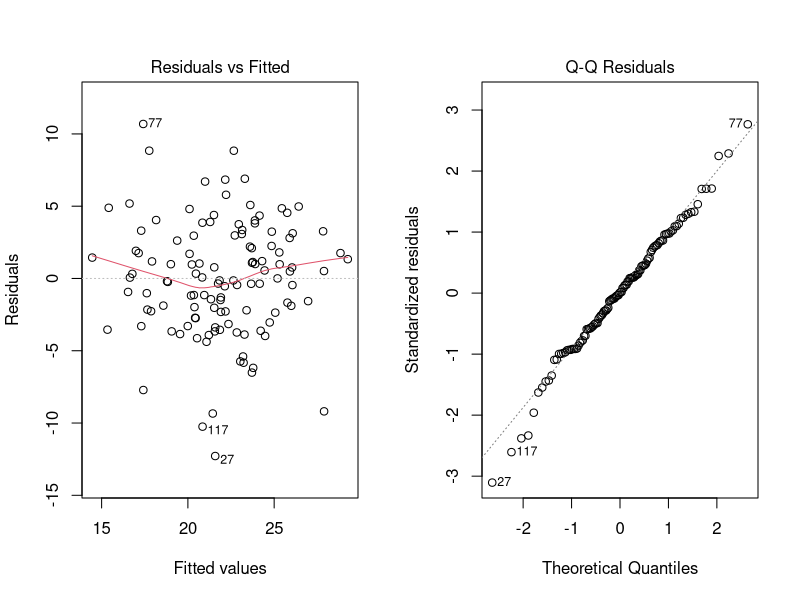
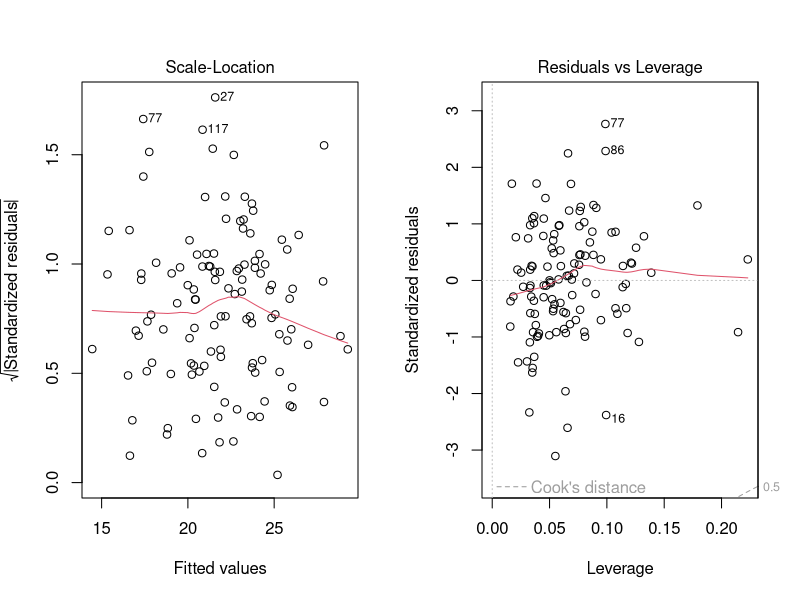
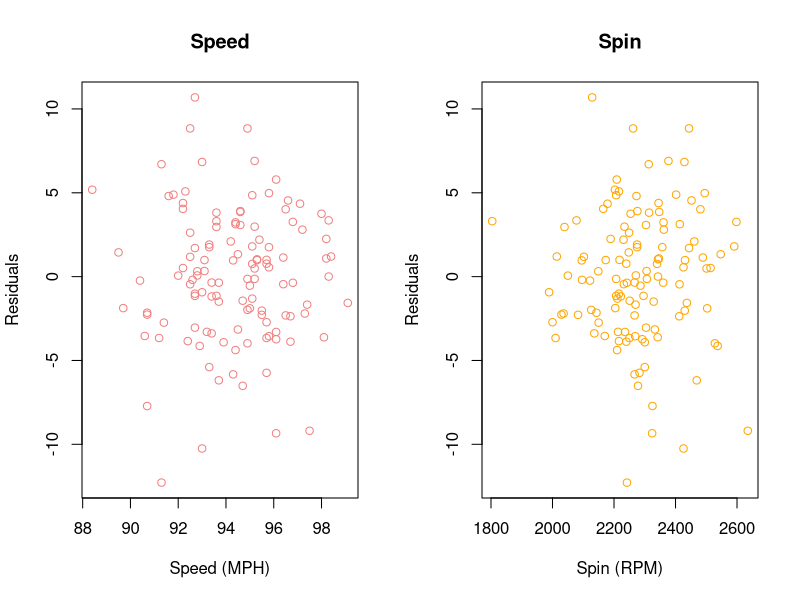
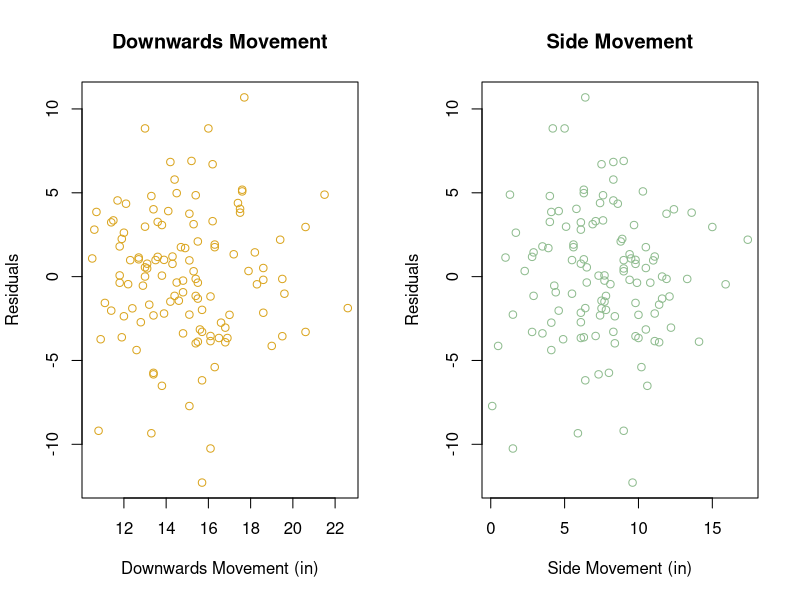
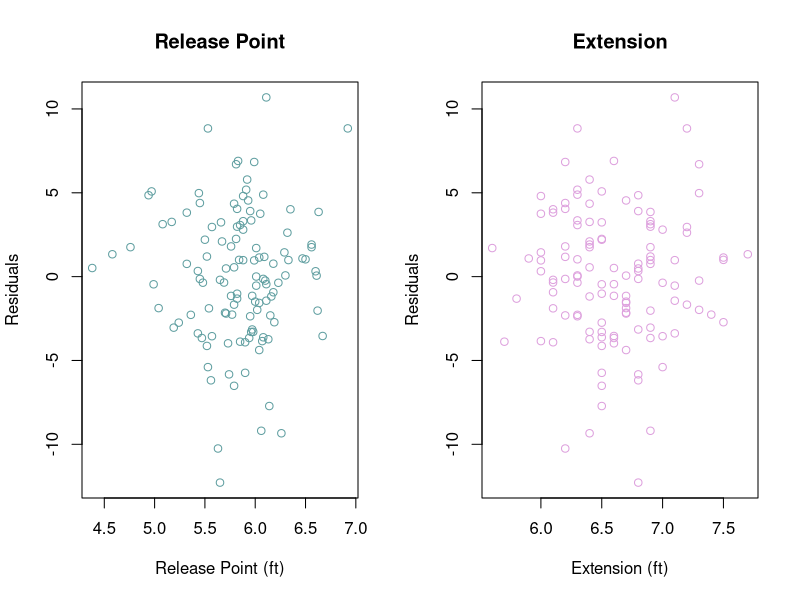
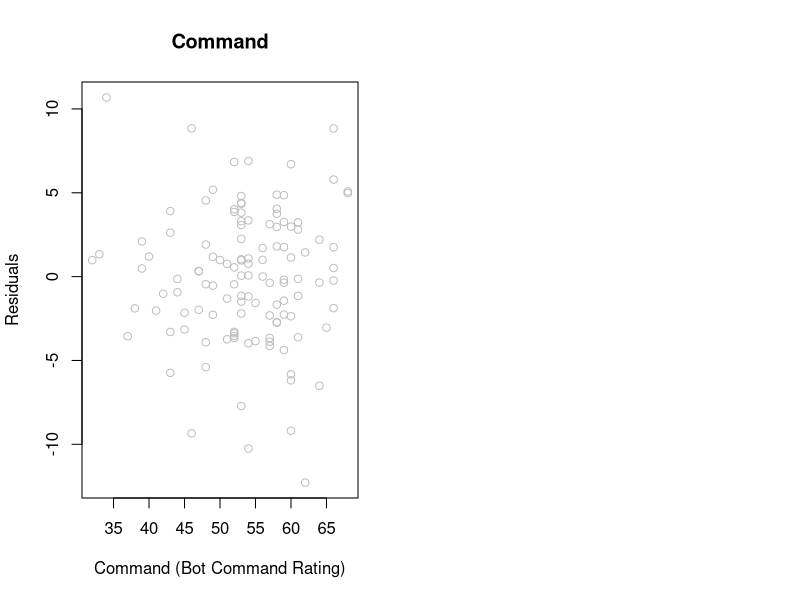

The R source for these figures, in order: (Note: this script raises an error after producing the figures.)
## ---- chunk 1
# Libraries
library(car)
library(tidyverse)

# Loading and cleaning data
fb <- read_csv("savant_data.csv")
fb <- fb %>% select(player_id, `downward movement w/ gravity (in)`, 
                    `glove/arm-side movement (in)`, whiff_percent, `pitch (MPH)`,
                    `spin (RPM)`, `vertical release pt (ft)`, `extension (ft)`)

bot <- read_csv("botcmd.csv") %>% select(player_id, `botCmd FA`)

# Merging and cleaning data
fastballs <- merge(fb, bot, by = 'player_id')
renamed_cols <- c('downwards_mvmt' = 'downward movement w/ gravity (in)',
                  'side_mvmt' = 'glove/arm-side movement (in)',
                  'speed' = 'pitch (MPH)',
                  'spin' = 'spin (RPM)',
                  'release_pt' = 'vertical release pt (ft)',
                  'extension' = 'extension (ft)',
                  'command' = 'botCmd FA')

fastballs <- rename(fastballs, renamed_cols)
## ---- chunk 2
head(fastballs)
## ---- chunk 3
set.seed(1000)
fastballs_training <- fastballs %>% sample_frac(size = 0.8)
fastballs_testing <- anti_join(fastballs, fastballs_training)
fastballs_training
## ---- chunk 4
summarize(fastballs_training, pitchers = n(), 
          `min speed` = min(speed), `max speed` = max(speed),
          `average speed` = mean(speed), `median speed` = median(speed), 
          `sd speed` = sd(speed))
## ---- chunk 5
reg_all <- lm(whiff_percent ~ speed + spin + downwards_mvmt + 
              side_mvmt + release_pt + extension + command, 
              data = fastballs_training)

summary(reg_all)
## ---- chunk 6
par(mfrow = c(1,2))
plot(reg_all)


plot(reg_all$residuals ~ fastballs_training$speed,
     main = 'Speed',
     xlab = 'Speed (MPH)', ylab = 'Residuals',
     col = 'lightcoral')
plot(reg_all$residuals ~ fastballs_training$spin,
     main = 'Spin',
     xlab = 'Spin (RPM)', ylab = 'Residuals',
     col = 'orange')
plot(reg_all$residuals ~ fastballs_training$downwards_mvmt,
     main = 'Downwards Movement',
     xlab = 'Downwards Movement (in)', ylab = 'Residuals',
     col = 'goldenrod')
plot(reg_all$residuals ~ fastballs_training$side_mvmt,
     main = 'Side Movement',
     xlab = 'Side Movement (in)', ylab = 'Residuals',
     col = 'darkseagreen')
plot(reg_all$residuals ~ fastballs_training$release_pt,
     main = 'Release Point',
     xlab = 'Release Point (ft)', ylab = 'Residuals',
     col = 'cadetblue')
plot(reg_all$residuals ~ fastballs_training$extension,
     main = 'Extension',
     xlab = 'Extension (ft)', ylab = 'Residuals',
     col = 'plum')
plot(reg_all$residuals ~ fastballs_training$command,
     main = 'Command',
     xlab = 'Command (Bot Command Rating)', ylab = 'Residuals',
     col = 'gray')
## ---- chunk 7
vif(reg_all)
## ---- chunk 8
MASS::boxcox(reg_all)
## ---- chunk 9
# Arcsine transformed response
asine_whiff_percent <- asin(sqrt(fastballs_training$whiff_percent / 100))

# Transformed regression
asine_reg_all <- lm(asine_whiff_percent ~ speed + spin + downwards_mvmt + 
                    side_mvmt + release_pt + extension + command, 
                    data = fastballs_training)
summary(asine_reg_all)

par(mfrow = c(1,2))
plot(asine_reg_all)
plot(reg_all)
## ---- chunk 10
rstandard(reg_all)[27]
rstandard(asine_reg_all)[27]
## ---- chunk 11
updated_fastballs_training <- fastballs_training %>%  filter(player_id != 669456) 
updated_fastballs_training
## ---- chunk 12
reg_all_removed <- lm(whiff_percent ~ speed + spin + downwards_mvmt + 
                      side_mvmt + release_pt + extension + command, 
                      data = updated_fastballs_training)

summary(reg_all_removed)
par(mfrow = c(1,2))
plot(reg_all_removed)
## ---- chunk 13
# Arcsine version
arcsine_reg_all_removed <- lm(asin(sqrt(updated_fastballs_training$whiff_percent / 100)) ~
                              speed + spin + downwards_mvmt + side_mvmt + release_pt + 
                              extension + command, data = updated_fastballs_training)
summary(arcsine_reg_all_removed)

par(mfrow = c(2,2))
plot(arcsine_reg_all_removed)
## ---- chunk 14
reg_sdsr <- lm(whiff_percent ~ spin + downwards_mvmt + side_mvmt + 
                 release_pt, data = updated_fastballs_training)

summary(reg_sdsr)
## ---- chunk 15
anova(reg_all_removed, reg_sdsr)
## ---- chunk 16
par(mfrow = c(1,2))
plot(reg_sdsr)

plot(reg_sdsr$residuals ~ updated_fastballs_training$spin,
     main = 'Spin',
     xlab = 'Spin (RPM)', ylab = 'Residuals',
     col = 'orange')
plot(reg_sdsr$residuals ~ updated_fastballs_training$downwards_mvmt,
     main = 'Downwards Movement',
     xlab = 'Downwards Movement (in)', ylab = 'Residuals',
     col = 'goldenrod')
plot(reg_sdsr$residuals ~ updated_fastballs_training$side_mvmt,
     main = 'Side Movement',
     xlab = 'Side Movement (in)', ylab = 'Residuals',
     col = 'darkseagreen')
plot(reg_sdsr$residuals ~ updated_fastballs_training$release_pt,
     main = 'Release Point',
     xlab = 'Release Point (ft)', ylab = 'Residuals',
     col = 'cadetblue')
## ---- chunk 17
# Arcsine version
arcsine_reg_sdsr_removed <- lm(asin(sqrt(updated_fastballs_training$whiff_percent / 100)) ~
                              spin + downwards_mvmt + side_mvmt + release_pt, 
                              data = updated_fastballs_training)

summary(arcsine_reg_sdsr_removed)

par(mfrow = c(1,2))
plot(arcsine_reg_sdsr_removed)
plot(arcsine_reg_sdsr_removed$residuals ~ updated_fastballs_training$spin,
     main = 'Spin',
     xlab = 'Spin (RPM)', ylab = 'Residuals',
     col = 'orange')
plot(arcsine_reg_sdsr_removed$residuals ~ updated_fastballs_training$downwards_mvmt,
     main = 'Downwards Movement',
     xlab = 'Downwards Movement (in)', ylab = 'Residuals',
     col = 'goldenrod')
plot(arcsine_reg_sdsr_removed$residuals ~ updated_fastballs_training$side_mvmt,
     main = 'Side Movement',
     xlab = 'Side Movement (in)', ylab = 'Residuals',
     col = 'darkseagreen')
plot(arcsine_reg_sdsr_removed$residuals ~ updated_fastballs_training$release_pt,
     main = 'Release Point',
     xlab = 'Release Point (ft)', ylab = 'Residuals',
     col = 'cadetblue')
## ---- chunk 18
weights <- 1 / lm(abs(reg_sdsr$residuals) ~ reg_sdsr$fitted.values)$fitted.values^2

wls_reg_sdsr <- lm(whiff_percent ~ spin + downwards_mvmt + side_mvmt + release_pt,
                data = updated_fastballs_training, weights = weights)

summary(wls_reg_sdsr)
## ---- chunk 19
par(mfrow = c(1,2))
plot(wls_reg_sdsr)

plot(wls_reg_sdsr$residuals ~ updated_fastballs_training$spin,
     main = 'Spin',
     xlab = 'Spin (RPM)', ylab = 'Residuals',
     col = 'orange')
plot(wls_reg_sdsr$residuals ~ updated_fastballs_training$downwards_mvmt,
     main = 'Downwards Movement',
     xlab = 'Downwards Movement (in)', ylab = 'Residuals',
     col = 'goldenrod')
plot(wls_reg_sdsr$residuals ~ updated_fastballs_training$side_mvmt,
     main = 'Side Movement',
     xlab = 'Side Movement (in)', ylab = 'Residuals',
     col = 'darkseagreen')
plot(wls_reg_sdsr$residuals ~ updated_fastballs_training$release_pt,
     main = 'Release Point',
     xlab = 'Release Point (ft)', ylab = 'Residuals',
     col = 'cadetblue')
## ---- chunk 20
vif(wls_reg_sdsr)
